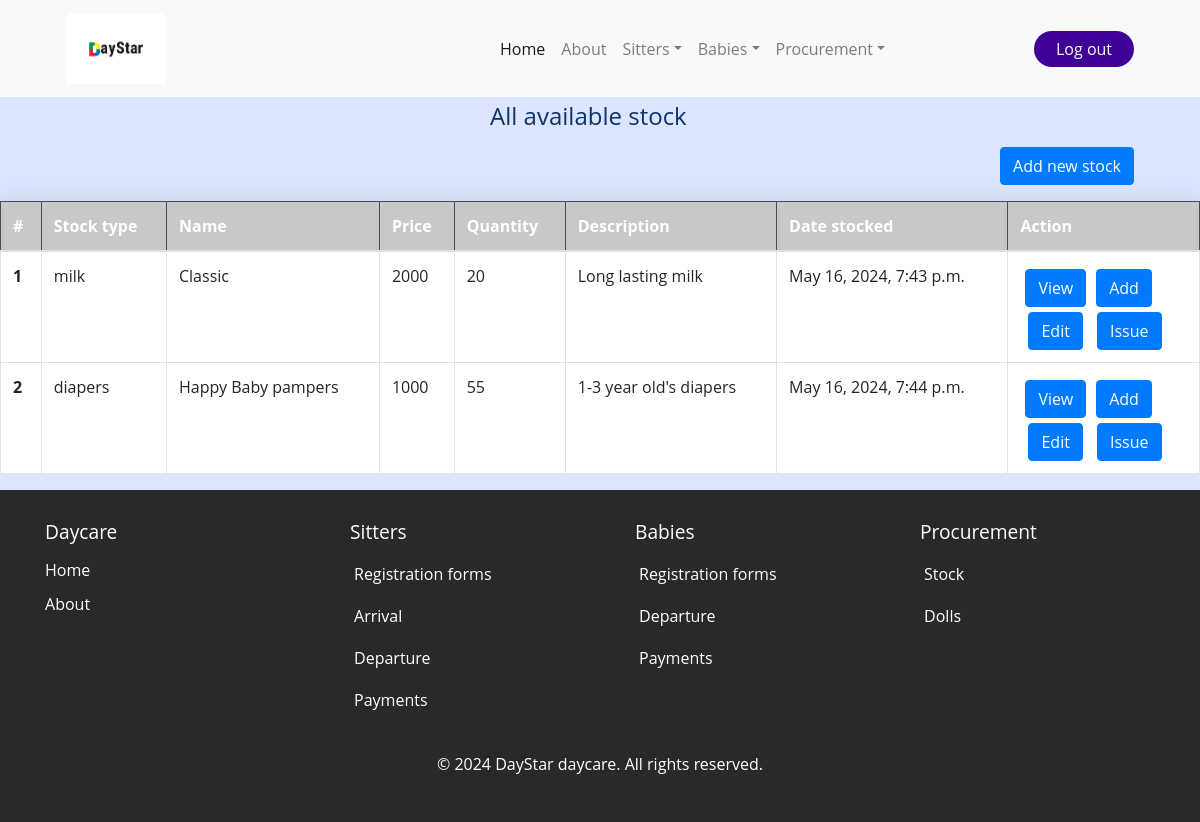
Page /stock_list/ (signed in) on the committed database.
### daystarApp/models.py (models this page shows, shortened)
class Stock(models.Model):
    stock_id = models.AutoField(primary_key=True)
    stock_type = models.CharField(choices=[('milk', 'Milk'),('diapers', 'Diapers'),('fruits', 'Fruits'),('wipes','Wipes'),('other','Other')], max_length=200)
    stock_name = models.CharField(max_length=200)
    stock_price = models.IntegerField(default=0)
    stock_quantity = models.IntegerField(default=0)
    stock_description = models.TextField( max_length=30, blank=True, null=True)
    date_stocked = models.DateTimeField(default=timezone.now)

### daystarApp/views.py (the view)
# urls.py: path('stock_list/', views.stock_list, name='stock_list'),
@login_required
def stock_list(request):
    stock_list = Stock.objects.all()
    return render(request, 'daystarApp/stock_list.html', {'stock_list': stock_list})

### daystarApp/templates/daystarApp/stock_list.html (shortened to what this page needs)
{% extends 'daystarApp/base.html' %}
{% load static %}
{% block content%}
<h4 class="mb-3">All available stock</h4>
<a href="{% url 'add_stock' %}" class="btn btn-primary mb-3" style="margin-left: 1000px;">Add new stock</a>
<div class="table-container">
    <div class="table-responsive">
        <table class="table table-bordered table-hover">
            <thead class="table-dark">
                <tr class="table-dark">
                    <th scope="col">#</th>
                    <th scope="col">Stock type</th>
                    <th scope="col">Name</th>
                    <th scope="col">Price</th>
                    <th scope="col">Quantity</th>
                    <th scope="col">Description</th>
                    <th scope="col">Date stocked</th>
                    <th scope="col">Action</th>
                </tr>
            </thead>
            <tbody>
                {% for stock in stock_list %}
                <tr style="background-color: white;">
                    <th>{{ stock.stock_id }}</th>
                    <td>{{ stock.stock_type }}</td>
                    <td>{{ stock.stock_name }}</td>
                    <td>{{ stock.stock_price }}</td>
                    <td>{{ stock.stock_quantity }}</td>
                    <td>{{ stock.stock_description }}</td>
                    <td>{{ stock.date_stocked }}</td>
                    <td>
                            <div>
                                <div style="display:flex; flex-direction:row; padding:5px;">
                                    <a href="{% url 'stock_view' id=stock.stock_id %}" class="btn btn-primary" style="margin-right:10px;">View</a>
                                    <a href="{% url 'add_one_stock' id=stock.stock_id %}" class="btn btn-primary">Add</a>
                                </div>
                                <div>
                                    <a href=" {% url 'stock_edit' id=stock.stock_id %} "><button type="submit" class="btn btn-primary" style="margin-left:8px; margin-right:10px;">Edit</button></a>
                                    <a href="{% url 'stock_issue' id=stock.stock_id %} "> <button type="submit" class="btn btn-primary">Issue</button></a>
                                </div>
                            </div>
                    </td>
                </tr>
                {% endfor %}
            </tbody>
        </table>
    </div>
</div>
{% endblock %}

### static/css/home.css (style rules this page uses)
* { margin: 0; padding: 0; box-sizing: border-box; font-family: "Open Sans", Helvetica, Arial, sans-serif; }
:root { --background-color1: #fafaff; --background-color2: #ffffff; --background-color3: #ededed; --background-color4: #cad7fda4; --primary-color: #4b49ac; --secondary-color: #0c007d; --Border-color: #3f0097; --one-use-color: #3f0097; --two-use-color: #5500cb; }
body { background-color: var(--background-color4); max-width: 100%; overflow-x: hidden; }

### daystarApp/templates/daystarApp/stock_list.html (style rules this page uses)
.table-responsive { box-shadow: 0 0 20px rgba(0, 0, 0, 0.1); }
.table-container { box-shadow: 0 0 20px rgba(0, 0, 0, 0.1); overflow-x: auto; max-width: 100%; }
h4 { margin-left: 490px; margin-top: 5px; color: #0C356A; }

### rows in the picture
Stock: stock_id "1", stock_type "milk", stock_name "Classic", stock_price "2000", stock_quantity "20", stock_description "Long lasting milk", date_stocked "May 16, 2024, 7:43 p.m."
Stock: stock_id "2", stock_type "diapers", stock_name "Happy Baby pampers", stock_price "1000", stock_quantity "55", stock_description "1-3 year old's diapers", date_stocked "May 16, 2024, 7:44 p.m."
